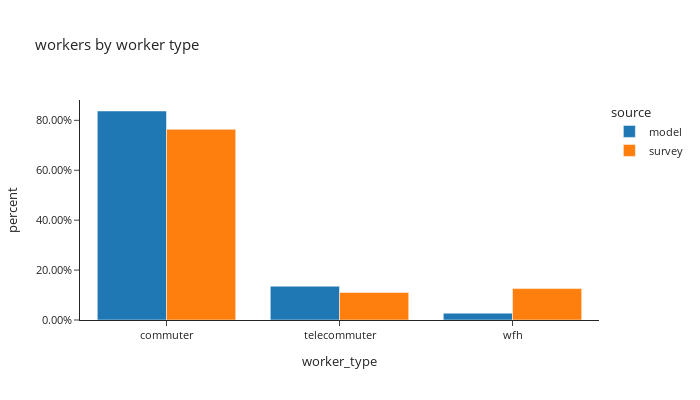

Write notebook code for a chart like this one.
### Code cell
# worker counts by worker type
df_worker_count = workers.groupby(['source','worker_type'])['pdexpfac']. \
    sum().reset_index()
df_worker_count['percent'] = df_worker_count.groupby(['source'], group_keys=False)['pdexpfac']. \
    apply(lambda x: x / float(x.sum()))

fig = px.bar(df_worker_count.sort_values(by=['source']), x="worker_type", y="percent", custom_data=['pdexpfac'],
             color="source",
             barmode="group",template="simple_white",
             title="workers by worker type")
fig.update_traces(hovertemplate="share of workers: %{y:.2%}<br>" +
                                "worker counts: %{customdata[0]:.0f}",)
fig.update_layout(height=400, width=700, font=dict(size=11),
                  yaxis_tickformat = '.2%')
fig.show()

### Figure 1 — Plotly figure (JSON) as saved in the notebook; plotly's stock layout.template omitted (floating-point values rounded to 4 significant figures)
{"data": [{"alignmentgroup": "True", "customdata": [[1873000.0], [302600.0], [60900.0]], "hovertemplate": "share of workers: %{y:.2%}<br>worker counts: %{customdata[0]:.0f}", "legendgroup": "model", "marker": {"color": "#1F77B4", "pattern": {"shape": ""}}, "name": "model", "offsetgroup": "model", "orientation": "v", "showlegend": true, "textposition": "auto", "type": "bar", "x": ["commuter", "telecommuter", "wfh"], "xaxis": "x", "y": [0.8374, 0.1353, 0.02723], "yaxis": "y"}, {"alignmentgroup": "True", "customdata": [[1320000.0], [190600.0], [217600.0]], "hovertemplate": "share of workers: %{y:.2%}<br>worker counts: %{customdata[0]:.0f}", "legendgroup": "survey", "marker": {"color": "#FF7F0E", "pattern": {"shape": ""}}, "name": "survey", "offsetgroup": "survey", "orientation": "v", "showlegend": true, "textposition": "auto", "type": "bar", "x": ["commuter", "telecommuter", "wfh"], "xaxis": "x", "y": [0.7638, 0.1103, 0.1259], "yaxis": "y"}], "layout": {"barmode": "group", "font": {"size": 11}, "height": 400, "legend": {"title": {"text": "source"}, "tracegroupgap": 0}, "title": {"text": "workers by worker type"}, "width": 700, "xaxis": {"anchor": "y", "domain": [0.0, 1.0], "title": {"text": "worker_type"}}, "yaxis": {"anchor": "x", "domain": [0.0, 1.0], "tickformat": ".2%", "title": {"text": "percent"}}}}
